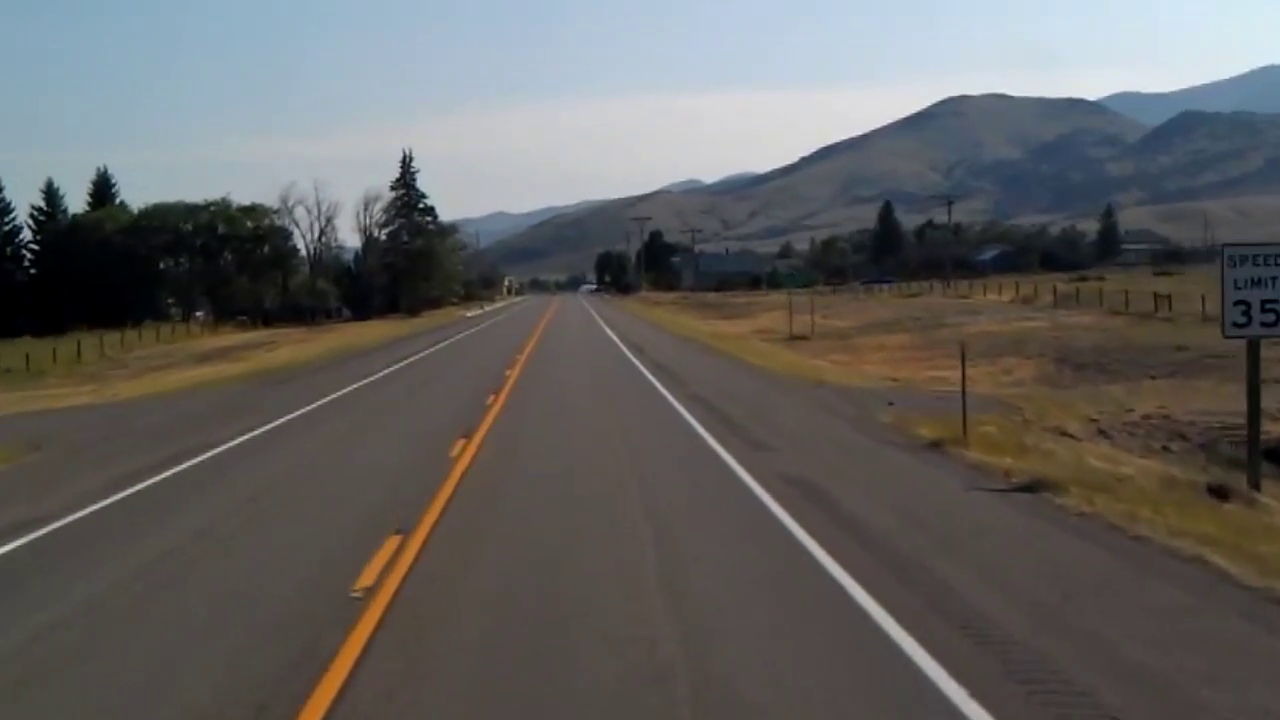
#> input picture frame 38 of test2_trim.mp4, 1280 x 720 px
$ python lanes.py
#> lines starting #> are read from the running program, lines starting #| are printed output that depends on the picture; after the words box and inside, x2 and y2 are one past the last pixel; in counts of white or black regions, pixels touching at a corner belong together
#> further down, frame is the input picture: shape (720, 1280, 3); mean B, G, R 96.6, 97.9, 99
import cv2
import numpy as np

def make_coordinates(image, line_parameters):
    slope, intercept = line_parameters
    y1 = image.shape[0]
    y2 = int(y1*(3/5))
    x1 = int((y1-intercept)/slope)
    x2 = int((y2-intercept)/slope)
    # print(image.shape)
    return np.array([x1, y1, x2, y2])


global_left_fit_average = []
global_right_fit_average = []


def average_slope_intercept(image, lines):
    left_fit = []
    right_fit = []
    global global_left_fit_average
    global global_right_fit_average

    if lines is not None:
        for line in lines:
            x1, y1, x2, y2 = line.reshape(4)
            parameters = np.polyfit((x1, x2), (y1, y2), 1)
            slope = parameters[0]
            intercept = parameters[1]
            if (slope < 0):
                left_fit.append((slope, intercept))
            else:
                right_fit.append((slope, intercept))
    if (len(left_fit) == 0):
        left_fit_average = global_left_fit_average
    else:
        left_fit_average = np.average(left_fit, axis=0)
        global_left_fit_average = left_fit_average

    right_fit_average = np.average(right_fit, axis=0)
    global_right_fit_average = right_fit_average
    left_line = make_coordinates(image, left_fit_average)
    right_line = make_coordinates(image, right_fit_average)
    return np.array([left_line, right_line])


def canny(image):
    gray = cv2.cvtColor(image, cv2.COLOR_RGB2GRAY)
    blur = cv2.GaussianBlur(gray, (5, 5), 0)
    canny = cv2.Canny(blur, 50, 150)
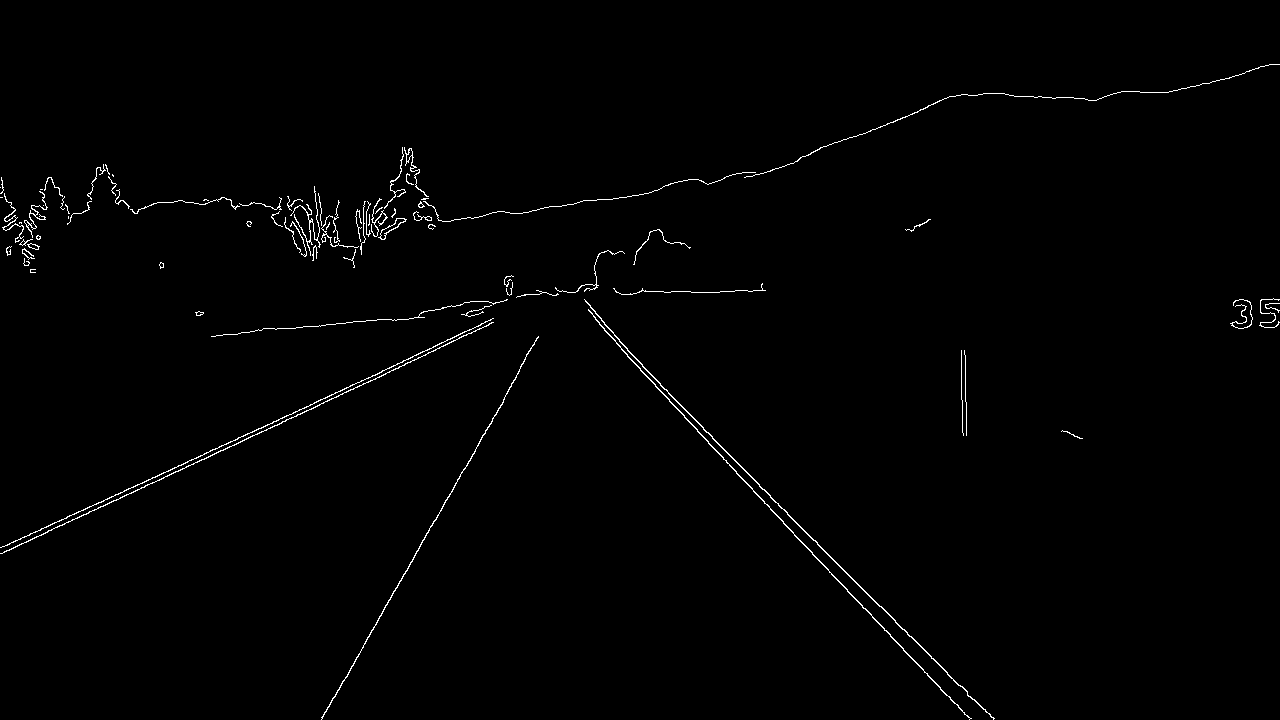
#> canny: shape (720, 1280); 0.91% white in thin lines or dots
    return canny


def display_lines(image, lines):
    line_image = np.zeros_like(image)
    if lines is not None:
        for x1, y1, x2, y2 in lines:
            cv2.line(line_image, (x1, y1), (x2, y2), (255, 0, 0), 10)

    return line_image


def region_of_interest(image):
    height = image.shape[0]
#> height = 720
    polygons = np.array([
        [(200, height), (1100, height), (550, 250)]
    ])
#> polygons = [[200, 720], [1100, 720], [550, 250]]
    mask = np.zeros_like(image)
    cv2.fillPoly(mask, polygons, 255)
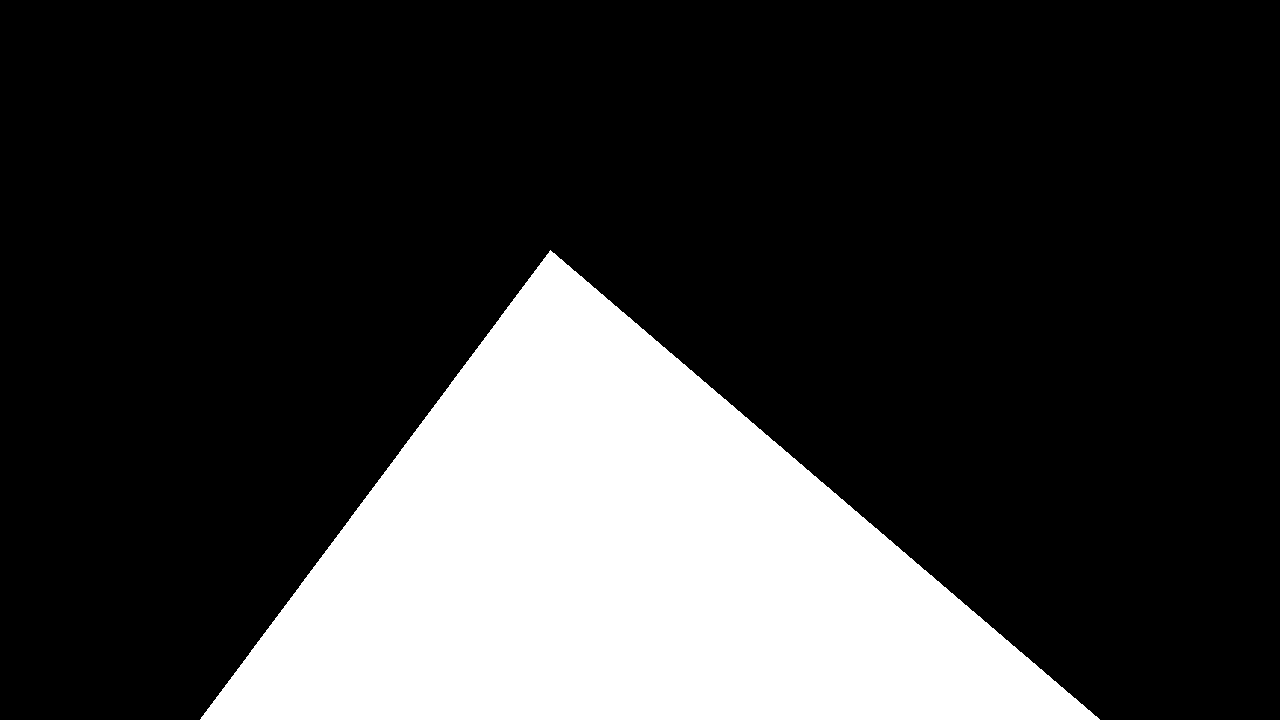
#> mask: shape (720, 1280); 23% white; 1 white region, box (x1, y1, x2, y2) and area: (200, 250, 1100, 720) 211775
    # used to mask the image only to show the	region of interest
    masked_image = cv2.bitwise_and(image, mask)
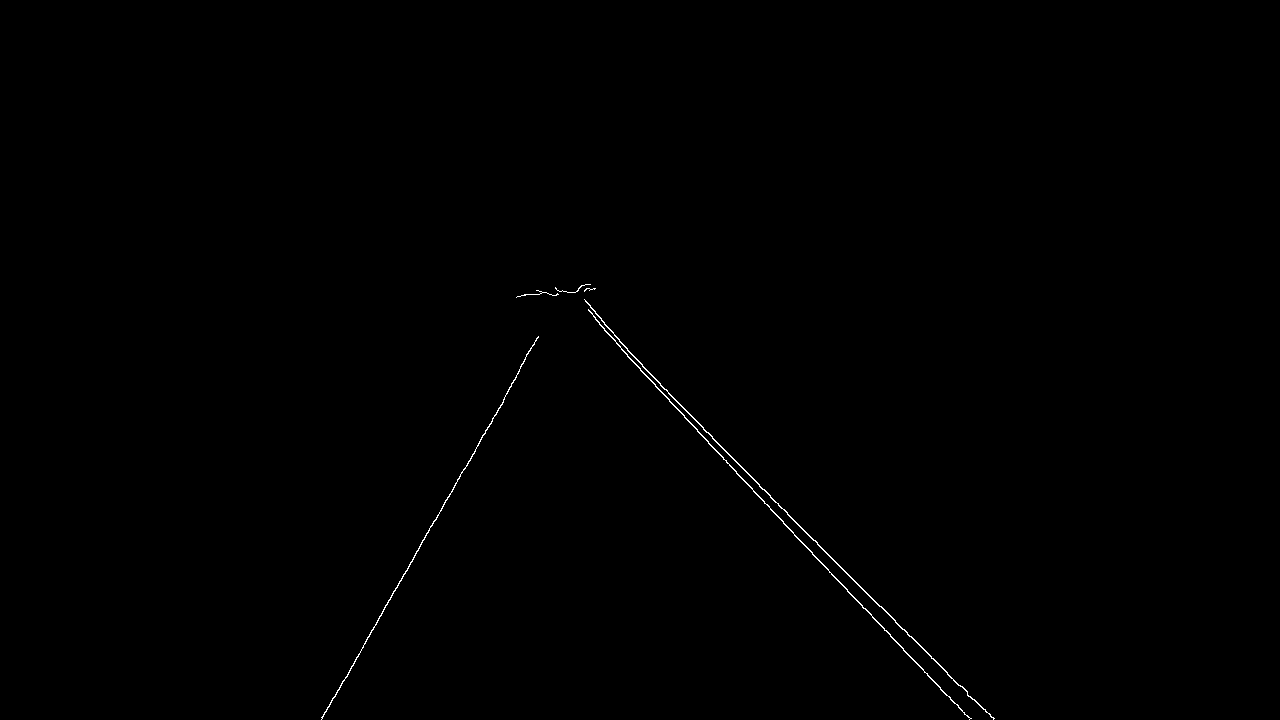
#> masked_image: shape (720, 1280); 0.25% white in thin lines or dots, all inside (x1, y1, x2, y2) = (321, 284, 995, 720)
    return masked_image


cap = cv2.VideoCapture("test2_trim.mp4")

while(cap.isOpened()):

    ret, frame = cap.read()
    canny_image = canny(frame)
    cropped_image = region_of_interest(canny_image)
    lines = cv2.HoughLinesP(cropped_image, 2, np.pi / 180,
                            100, np.array([]), minLineLength=40, maxLineGap=5)
#> lines = [[703, 429, 960, 686], [616, 343, 863, 608], [377, 620, 504, 399], [818, 559, 914, 661], [642, 366, 712, 436], [912, 658, 969, 719], [322, 717, 420, 546], [904, 629, 947, 672], [585, 301, 637, 360], [660, 385, 770, 495]]
    averaged_lines = average_slope_intercept(frame, lines)
#> the loop in average_slope_intercept, `for line in lines:` made 10 passes
#> (x1, y1, x2, y2, slope, intercept) on passes 1 to 10: (703, 429, 960, 686, 1, -274), (616, 343, 863, 608, 1.07, -317.9), (377, 620, 504, 399, -1.74, 1276), (818, 559, 914, 661, 1.06, -310.1), (642, 366, 712, 436, 1, -276), (912, 658, 969, 719, 1.07, -318), (322, 717, 420, 546, -1.74, 1278.9), (904, 629, 947, 672, 1, -275), (585, 301, 637, 360, 1.13, -362.8), (660, 385, 770, 495, 1, -275)
#> after the loop in average_slope_intercept, `for line in lines:`: left_fit = [(-1.74, 1276), (-1.74, 1278.9)]; right_fit = [(1, -274), (1.07, -317.9), (1.06, -310.1), (1, -276), (1.07, -318), (1, -275), (1.13, -362.8), (1, -275)]
#> in average_slope_intercept, `left_fit_average = np.average(left_fit, axis=0)`: left_fit_average = [-1.74, 1277.4]
#> in average_slope_intercept, `right_fit_average = np.average(right_fit, axis=0)`: right_fit_average = [1.04, -301.1]
#> in make_coordinates, `slope, intercept = line_parameters`: slope = -1.74; intercept = 1277.4
#> in make_coordinates, `x1 = int((y1-intercept)/slope)`: x1 = 319
#> in make_coordinates, `x2 = int((y2-intercept)/slope)`: x2 = 485
#> in average_slope_intercept, `left_line = make_coordinates(image, left_fit_average)`: left_line = [319, 720, 485, 432]
#> in average_slope_intercept, `right_line = make_coordinates(image, right_fit_average)`: right_line = [979, 720, 703, 432]
#> averaged_lines = [[319, 720, 485, 432], [979, 720, 703, 432]]
    line_image = display_lines(frame, averaged_lines)
#> the loop in display_lines, `for x1, y1, x2, y2 in lines:` made 2 passes
    combo_image = cv2.addWeighted(frame, 0.8, line_image, 1, 1)
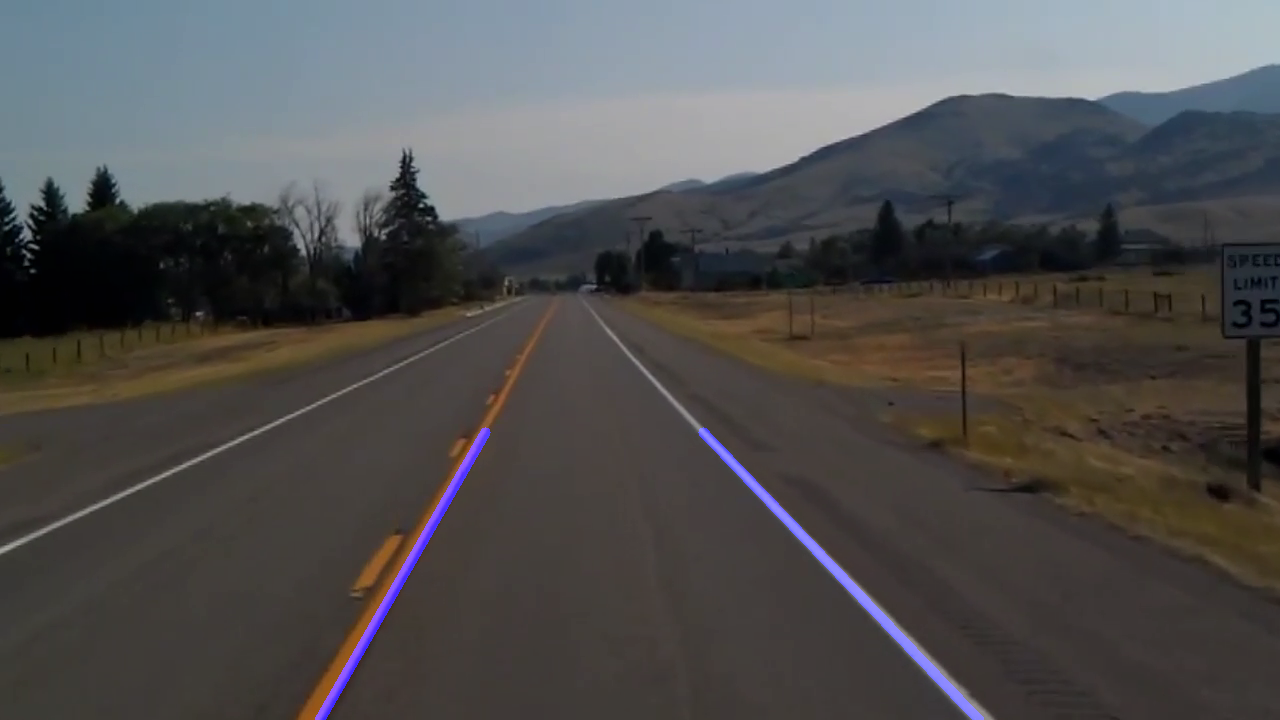
#> combo_image: shape (720, 1280, 3); mean B, G, R 79.6, 79.3, 80.2
    cv2.imshow("result", combo_image)

    if cv2.waitKey(1) & 0xFF == ord('q'):
#> (key q is pressed here)
        break

cap.release()
cv2.destroyAllWindows()
